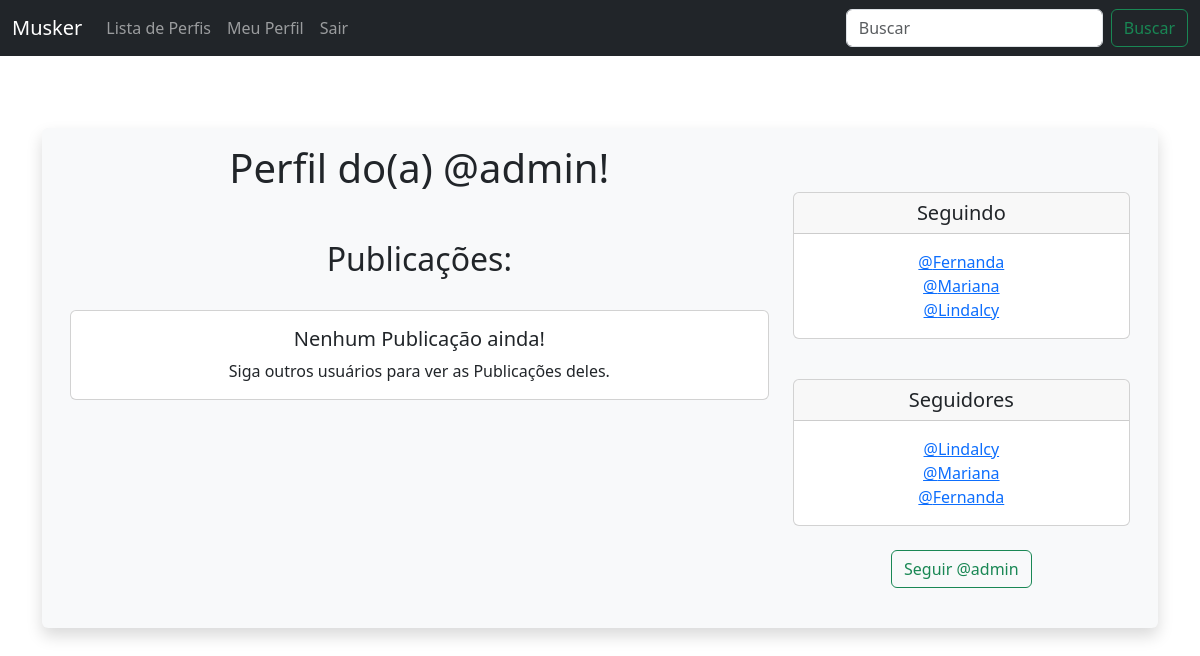
The app's page /profile/1 (signed in), older data.
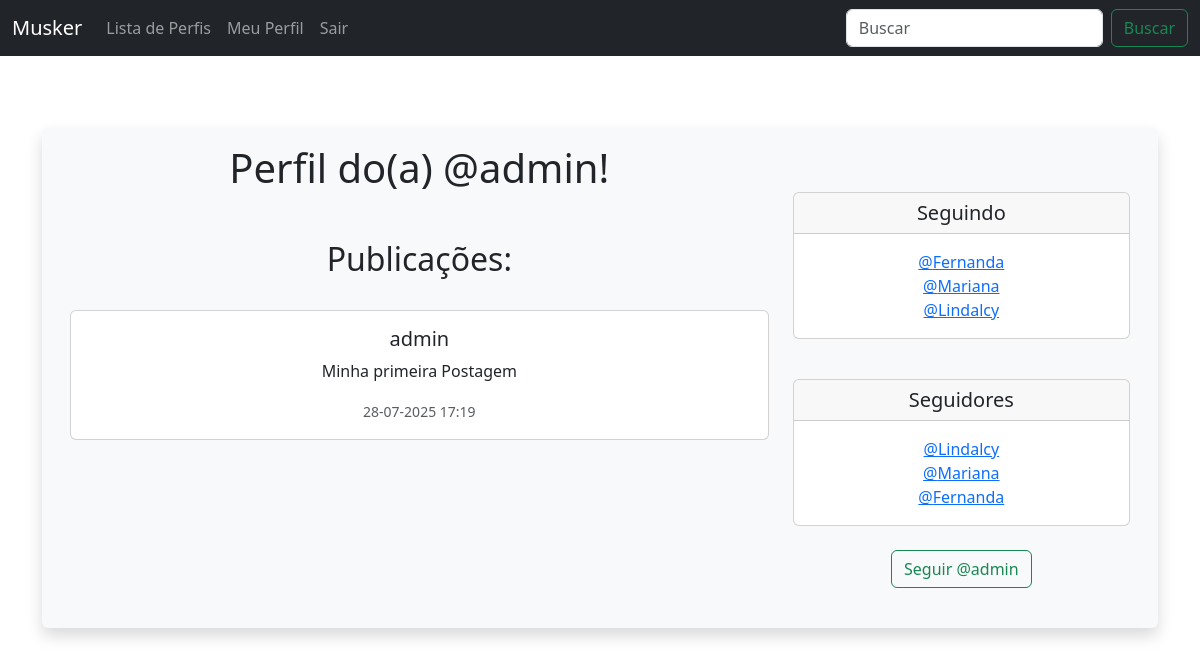
The same page, newer data.
### musker/models.py (models this page shows, shortened)
class UserProfile(models.Model):
    user = models.OneToOneField(User, on_delete=models.CASCADE)
    follows = models.ManyToManyField("self", related_name="followed_by", symmetrical=False, blank=True)
    date_modified = models.DateTimeField(User, auto_now=True)
    def __str__(self):
        return self.user.username

class Meep(models.Model):
    user = models.ForeignKey(User, related_name='meeps', on_delete=models.DO_NOTHING)
    body = models.CharField(max_length=280)
    created_at = models.DateTimeField(auto_now_add=True)

### musker/views.py (the view, shortened to what this page needs)
# urls.py: path('profile/<int:pk>', views.profile, name='profile'),
def profile(request, pk):
    if request.user.is_authenticated:
        profile = UserProfile.objects.get(user_id=pk)
        user_profile = UserProfile.objects.get(user=request.user)
        meeps = Meep.objects.filter(user_id=pk)
        return render(request, 'profile.html', {
            "profile": profile,
            "user_profile": user_profile,
            "meeps": meeps
        })
    else:
        messages.success(request, "Você precisa estar logado para visualizar esta página.")
        return redirect('home')

### musker/templates/profile.html (shortened to what this page needs)
{% extends "base.html" %}
{% block content %}
{% if profile %}
<div class="container text-center">
    <div class="row mt-5 bg-light p-3 rounded shadow">
        <div class="col-8">
            <h1>Perfil do(a) @{{ profile.user.username }}!</h1>
            <h2 class="mt-5">Publicações:</h2>
            <br />
            {% if meeps %}
            {% for meep in meeps %}
            <div class="card mb-3">
                <div class="card-body">
                    <h5 class="card-title">{{ meep.user.username }}</h5>
                    <p class="card-text">{{ meep.body }}</p>
                    <p class="card-text"><small class="text-muted">{{ meep.created_at|date:"d-m-Y H:i" }}</small></p>
                </div>
            </div>
            {% endfor %}
            {% else %}
            <div class="card ml-3 mb-3">
                <div class="card-body">
                    <h5 class="card-title">Nenhum Publicação ainda!</h5>
                    <p class="card-text">Siga outros usuários para ver as Publicações deles.</p>
                </div>
            </div>
            {% endif %}
        </div>
        <div class="col-4">
            <div class="card mb-3 mt-5">
                <h5 class="card-header">Seguindo</h5>
                <div class="card-body">
                    <p class="card-text">
                        {% for following in profile.follows.all %}
                            <a href="{% url 'profile' following.user.id %}">@{{ following }}</a><br />
                        {% endfor %}
                    </p>
                </div>
            </div>
            <br />
            <div class="card">
                <h5 class="card-header">Seguidores</h5>
                <div class="card-body">
                    <p class="card-text">
                        {% for follower in profile.followed_by.all %}
                            <a href="{% url 'profile' follower.user.id %}">@{{ follower }}</a><br />
                        {% endfor %}
                    </p>
                </div>
            </div>
            <br />
            <form method="POST">
                    {% if profile in user_profile.follows.all %}
                        <button
                                class="btn btn-outline-danger"
                                name="follow"
                                value="unfollow"
                                type="submit">
                                Deixar de seguir @{{ profile.user.username|lower }}
                        </button>
                    {% else %}
                        <button
                                class="btn btn-outline-success"
                                name="follow"
                                value="follow"
                                type="submit">
                                Seguir @{{ profile.user.username|lower }}
                        </button>
                {% endif %}
            </form>
            <br />
        </div>
    </div>
</div>
{% endif %}
{% endblock %}

Row changes from the older to the newer data that the page shows:
added Meep: user.username "admin", body "Minha primeira Postagem", created_at "28-07-2025 17:19"
Text that changed along with them:
text no longer shown: "Nenhum Publicação ainda! Siga outros usuários para ver as Publicações deles."
